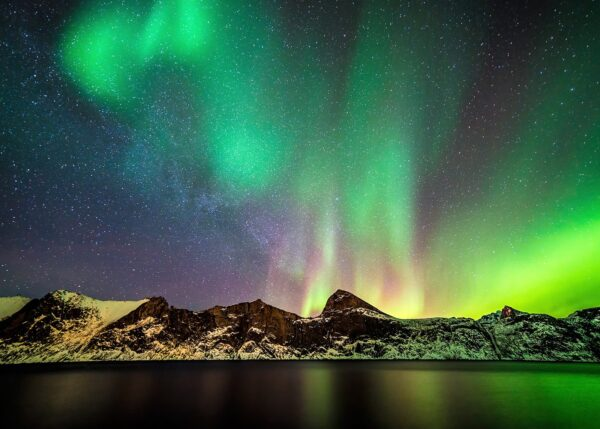
#> input picture python 3/sample.jpg, 600 x 429 px, found by its file name
$ python C.py
#> lines starting #> are read from the running program, lines starting #| are printed output that depends on the picture
from PIL import Image
print("1: roter høyre 90 grader")
print("2: roter venstre 90 grader")
print("3: roter 180 grader")
user_input = int(input("Skriv in handling:"))
#> the answer given: 3

#----------------------------------------------------------------

def rotate_image(user_input):
    # Henter bilde
#> called with user_input = 3
    img = Image.open('sample.jpg')
#> img is the input picture: PIL image 600x429 RGB; mean R, G, B 60.3, 96.4, 70.6

    # Utfør rotasjon basert på brukerens valg
    if user_input == 1:
        # Roterer bilde 90 grader til høyre
        image_rotate = img.rotate(-90)
        output_filename = 'bilde-rotert-høyre.jpg'

    elif user_input == 2:
        # Roterer bilde 90 grader til venstre
        image_rotate = img.rotate(90)
        output_filename = 'bilde-rotert.venstre.jpg'

    elif user_input == 3:
        # Roterer bilde 180 grader
        image_rotate = img.rotate(180)
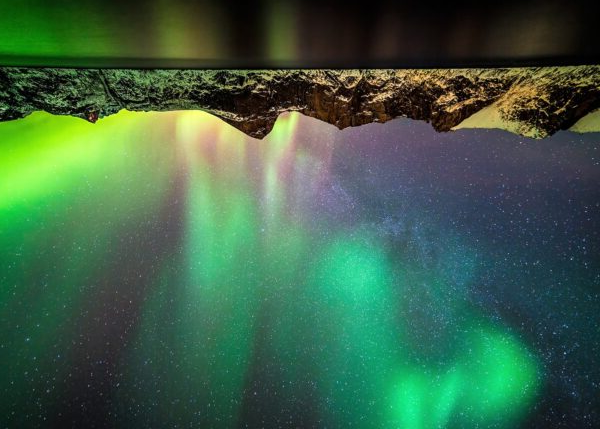
#> image_rotate: PIL image 600x429 RGB; mean R, G, B 60.3, 96.4, 70.6
        output_filename = 'bilde-rotert-180.jpg'

    else:
        # Ugyldig valg
        print("Ugyldig valg. Vennligst velg mellom 1, 2 eller 3.")
        return

    # Lagrer det roterte bildet
    image_rotate.save(output_filename)

# kaller funksjonen
rotate_image(user_input)
